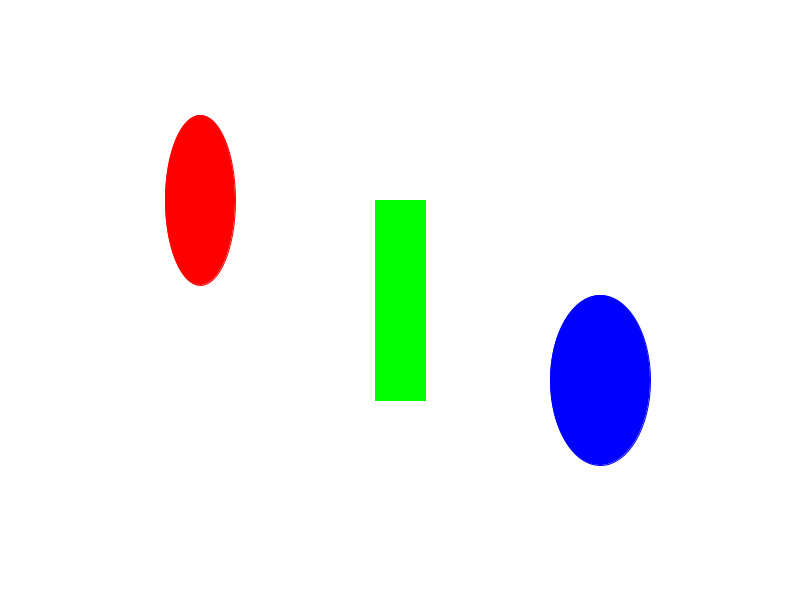
Frame 1 (no input)
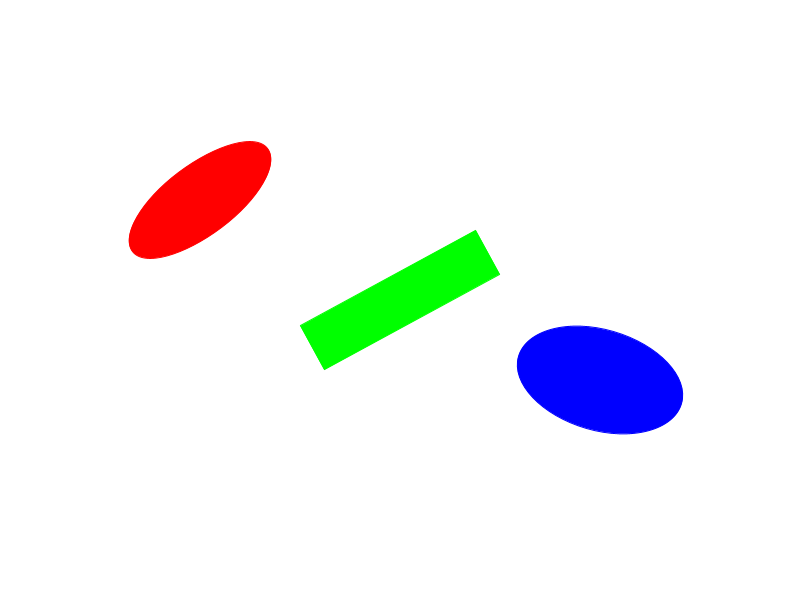
Frame 60 (the mouse pressed at the canvas centre just before this capture)
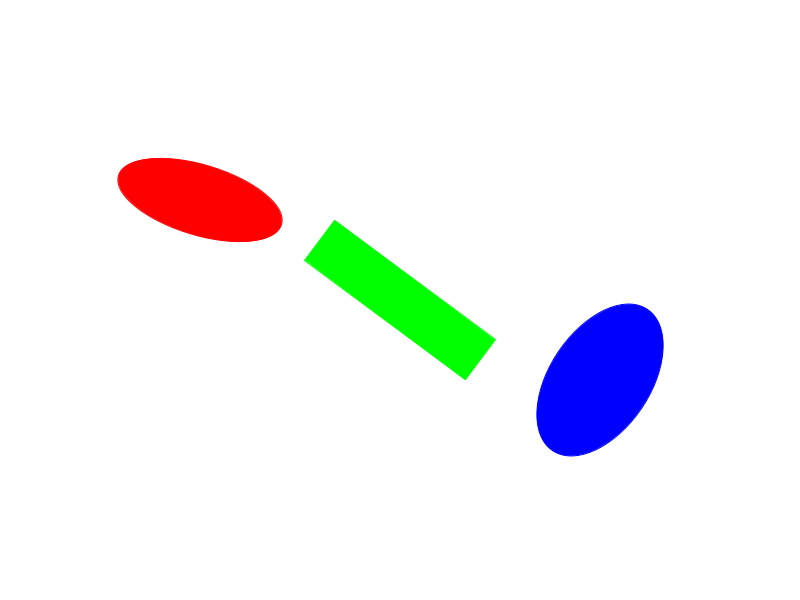
Frame 120 (the mouse held since frame 60 and released just before this capture)

The Processing sketch that drew these frames (run headless with seeded random() and noise(); from frame 60 on, the mouse is pressed at the canvas centre):

// Processing sketch: processing_182266
// ── processing_182266.pde

float angolo;
float due;
float tre;


void setup() 
{
size (800,600);
background (255);
angolo = 0;  
due = 0;  
tre= 0;
}
void draw()
{
rectMode(CENTER);
background(255);
pushMatrix();
translate(width/2,height/2);
rotate(angolo);
  stroke(0,255,0);
  fill (0,255,0);
  rect(0,0,50,200);
  angolo = angolo + PI/44;
  popMatrix();
  
  pushMatrix();
  translate(200,200);
  rotate(due);
  stroke(255,0,0);
  fill(255,0,0);
  ellipse (0,0,70,170);
  due = due + PI/200; 
  popMatrix();
  
   pushMatrix();
  translate(600,380);
  rotate(tre);
  stroke(0,0,255);
  fill(0,0,255);
  ellipse (0,0,100,170);
  tre+= PI/100;
  popMatrix();
  

}
